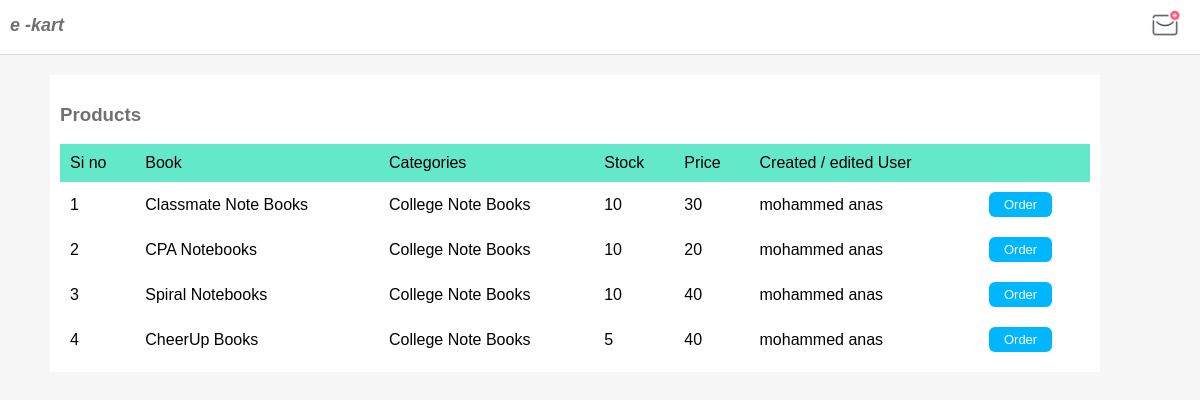
Screenshot of /department/items.php?id=15&cat=College Note Books with the database file from the repository.
### tables this page shows
CREATE TABLE IF NOT EXISTS `books` (
  `book_id` int(33) NOT NULL AUTO_INCREMENT,
  `cat_id` int(33) NOT NULL,
  `book_name` longtext NOT NULL,
  `user_id` int(33) NOT NULL,
  `book_img` longtext NOT NULL,
  `stock` int(33) NOT NULL,
  `price` mediumint(9) NOT NULL,
  PRIMARY KEY (`book_id`)
);

CREATE TABLE IF NOT EXISTS `category` (
  `cat_id` int(33) NOT NULL AUTO_INCREMENT,
  `category_name` longtext NOT NULL,
  `user_id` varchar(33) NOT NULL,
  `cat_img` longtext NOT NULL,
  PRIMARY KEY (`cat_id`)
);

### department/items.php (the view, shortened to what this page needs)
<!DOCTYPE html>
<?php $server_domain_name= $_SERVER['HTTP_HOST'];?>
<html lang="en" dir="ltr">
  <head>
    <link rel="stylesheet" href="http://<?php echo $server_domain_name; ?>/book_request/assets/css/main.css">
      <link rel="stylesheet" href="http://<?php echo $server_domain_name; ?>/book_request/assets/css/admin.css">
  </head>
  <body>
    <nav class="Main_Nav">
      <div class="left head nav_txt">
        <i> e -kart</i>
      </div>
      <div class="Nav_head_right sub_text nav_txt" style="padding-right: 10px;" onclick="profile_view()">
      </div>
      <div class="Nav_head_right" >
    <img src="http://<?php echo $server_domain_name; ?>/book_request/assets/Build_In_SVG/notifications.svg" alt=""
    style="width:30px;">
      </div>
    </nav>
    <div class="main_bar" style="width: calc(90% - 50px); float:left; margin-left: 50px;">
      <div class="float_covering">
      <div class="left">
        <h3>Products</h3>
      </div>
        </div>
        <?php
        require $_SERVER['DOCUMENT_ROOT'] . '/book_request/assets/include_Files/sql.php';
         $sql = "SELECT * FROM books LEFT JOIN admin_login ON
          books.user_id = admin_login.admin_id LEFT JOIN
           category ON books.cat_id = category.cat_id WHERE category_name = '$_GET[cat]'";
        $result = $conn->query($sql); ?>
    <div class="table">
    <table>
      <tr class="head_row">
        <td>Si no</td>
        <td>Book</td>
        <td>Categories</td>
          <td>Stock</td>
          <td>Price</td>
        <td>Created / edited User</td>
        <td></td>
      </tr>
      <?php
      $count=1;
      if ($result->num_rows > 0) {
          while($row = $result->fetch_assoc()) {?>
            <tr>
              <td><?php echo $count; ?></td>
              <td><?php echo   $row["book_name"]; ?></td>
              <td><?php echo   $row["category_name"]; ?></td>
              <td><?php echo   $row["stock"]; ?></td>
              <td><?php echo   $row["price"]; ?></td>
              <td><?php echo   $row["admin_username"]; ?></td>
              <td> <a href="orders.php?id=<?php echo $row["book_id"]; ?>"> <button type="button" name="button" class="round_corner_btn_in_table bg_blue" >Order</button> </a></td>
            </tr>
      <?php
        $count++;
        }
      } else {
          echo "<tr> <td>0 results </td> </tr>";
      }
       ?>
    </table>
    </div>
    </div>
  </body>
</html>

### assets/css/main.css (style rules this page uses)
* { font-family: sans-serif; }
html,body { background: #F7F7F7; padding: 0px; margin: 0px; overflow-x: hidden; height: 100%; }
.Main_Nav { padding: 10px; float: left; width: 100%; background-color: white; border-bottom: solid 1px #D6D6D6; }
.left { float: left; }
.Nav_head_right { float: right; margin-right: 10px; cursor: pointer; }
.head { font-size: 18px; font-weight: 600; }
.sub_text { font-size: 13px; }
.nav_txt { padding-top: 5px; color: #707070; }
.float_covering { float: left; width: 100%; }
.table { width: 100%; }
table { width: 100%; border-collapse: collapse; }
.head_row { background: #64E8CA; }
tr,td { padding: 10px; }

### assets/css/admin.css (style rules this page uses)
.main_bar { float: right; width: calc(80% - 60px); background-color: white; margin-right: 50px; margin-top: 20px; padding: 10px; }
h3 { color: #707070; }
.round_corner_btn_in_table { background-color: #5EADCC; border: none; color: white; padding: 5px 15px; text-align: center; text-decoration: none; display: inline-block; font-size: 13px; border-radius: 6px; cursor: pointer; }
.bg_blue { background-color: #00B7FF; }

### rows the page displays
books: book_name "Classmate Note Books", cat.category_name "College Note Books", stock "10", price "30", admin_login.admin_username "mohammed anas"
books: book_name "CPA Notebooks", cat.category_name "College Note Books", stock "10", price "20", admin_login.admin_username "mohammed anas"
books: book_name "Spiral Notebooks", cat.category_name "College Note Books", stock "10", price "40", admin_login.admin_username "mohammed anas"
books: book_name "CheerUp Books", cat.category_name "College Note Books", stock "5", price "40", admin_login.admin_username "mohammed anas"
